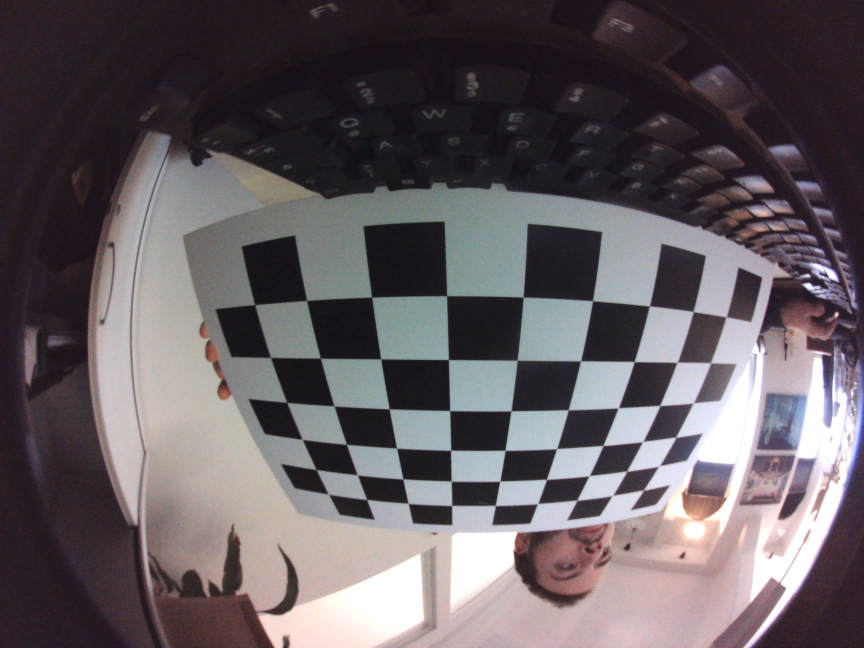
#> input picture WIN_20230125_12_49_19_Pro.jpg, 2592 x 1944 px (shown at 1/3 size)
$ python undistort.py WIN_20230125_12_49_19_Pro.jpg   (older library calls are emulated)
#> lines starting #> are read from the running program, lines starting #| are printed output that depends on the picture
import sys
import cv2
#using opencv4 instead
#assert cv2.__version__[0] == '3', 'The fisheye module requires opencv version >= 3.0.0'
import numpy as np
import os
import glob
# You should replace these 3 lines with the output in calibration step
DIM=(2592, 1944)
K=np.array([[1023.5812051715526, 0.0, 1326.6993328536932], [0.0, 1024.705723910922, 1085.184478823344], [0.0, 0.0, 1.0]])
D=np.array([[-0.09093861316302901], [0.0072126638839035235], [-0.005205831659436931], [0.00516023366178049]])
def undistort(img_path):
#> called with img_path = 'WIN_20230125_12_49_19_Pro.jpg'
    img = cv2.imread(img_path)
#> img is the input picture: shape (1944, 2592, 3); mean B, G, R 97, 92.6, 100.1
    h,w = img.shape[:2]
#> h = 1944; w = 2592
    map1, map2 = cv2.fisheye.initUndistortRectifyMap(K, D, np.eye(3), K, DIM, cv2.CV_16SC2)
    undistorted_img = cv2.remap(img, map1, map2, interpolation=cv2.INTER_LINEAR, borderMode=cv2.BORDER_CONSTANT)
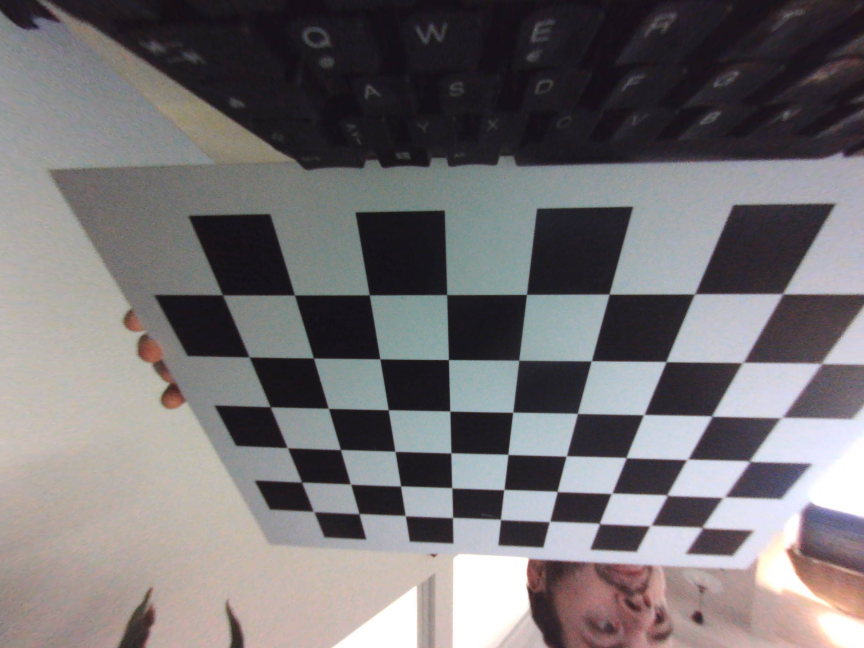
#> undistorted_img: shape (1944, 2592, 3) (shown at 1/3 size); mean B, G, R 115, 112.9, 116.7

    #create window
    cv2.namedWindow("undistorted", cv2.WINDOW_NORMAL)

    cv2.imshow("undistorted", undistorted_img)
    cv2.waitKey(0)
    cv2.destroyAllWindows()
if __name__ == '__main__':
    for p in sys.argv[1:]:
        undistort(p)

$ run again, on WIN_20230125_12_49_26_Pro.jpg
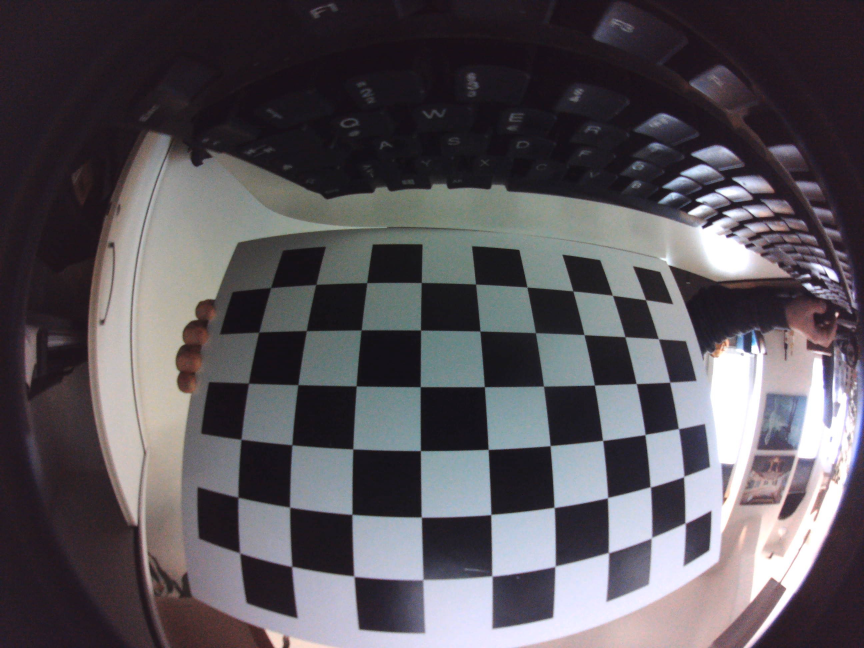
#> input picture WIN_20230125_12_49_26_Pro.jpg, 2592 x 1944 px (shown at 1/3 size)
#> in undistort, img is the input picture: shape (1944, 2592, 3); mean B, G, R 89.5, 83.9, 88.4
#> in undistort, `undistorted_img = cv2.remap(img, map1, map2, interpolation=cv2.INTER_L..`:
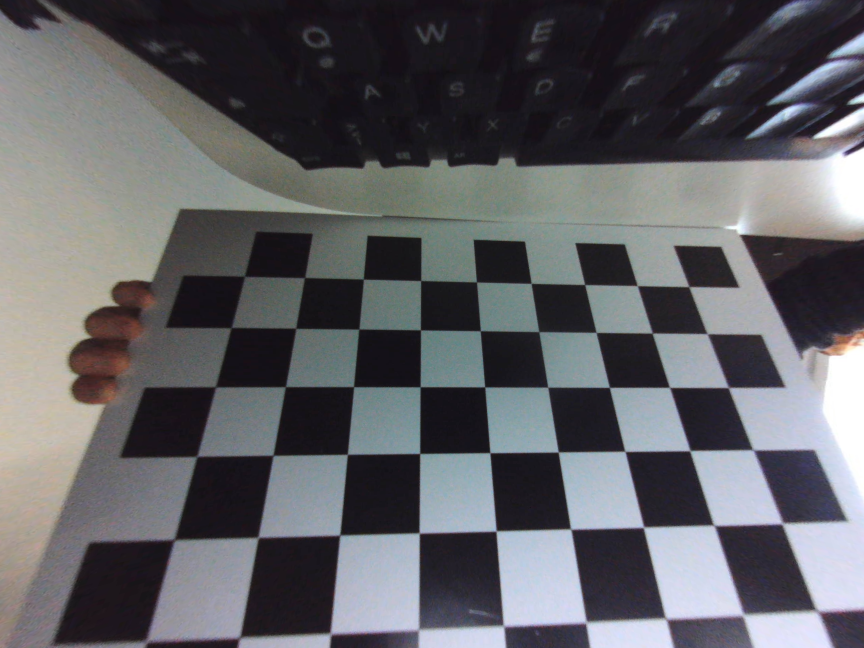
#> undistorted_img: shape (1944, 2592, 3) (shown at 1/3 size); mean B, G, R 100.5, 96.5, 96.3

$ run again, on WIN_20230125_12_49_29_Pro.jpg
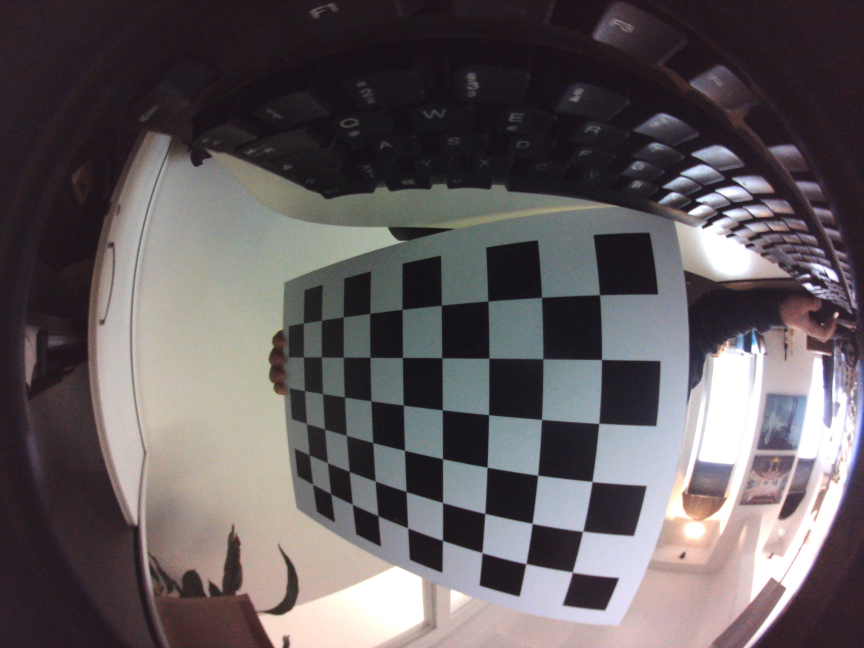
#> input picture WIN_20230125_12_49_29_Pro.jpg, 2592 x 1944 px (shown at 1/3 size)
#> in undistort, img is the input picture: shape (1944, 2592, 3); mean B, G, R 94, 91.5, 98.1
#> in undistort, `undistorted_img = cv2.remap(img, map1, map2, interpolation=cv2.INTER_L..`:
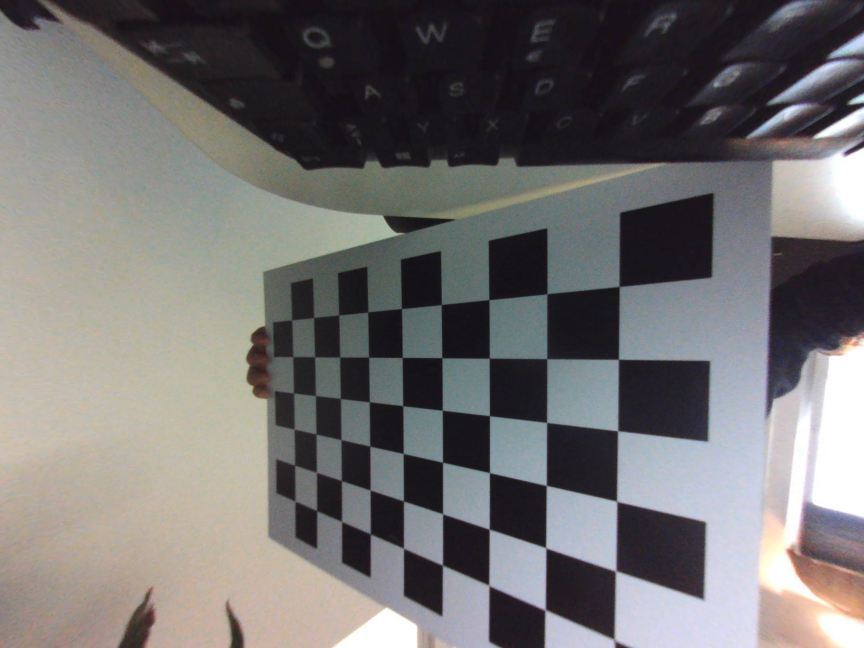
#> undistorted_img: shape (1944, 2592, 3) (shown at 1/3 size); mean B, G, R 113, 113.4, 115.6

$ run again, on WIN_20230125_12_49_32_Pro.jpg
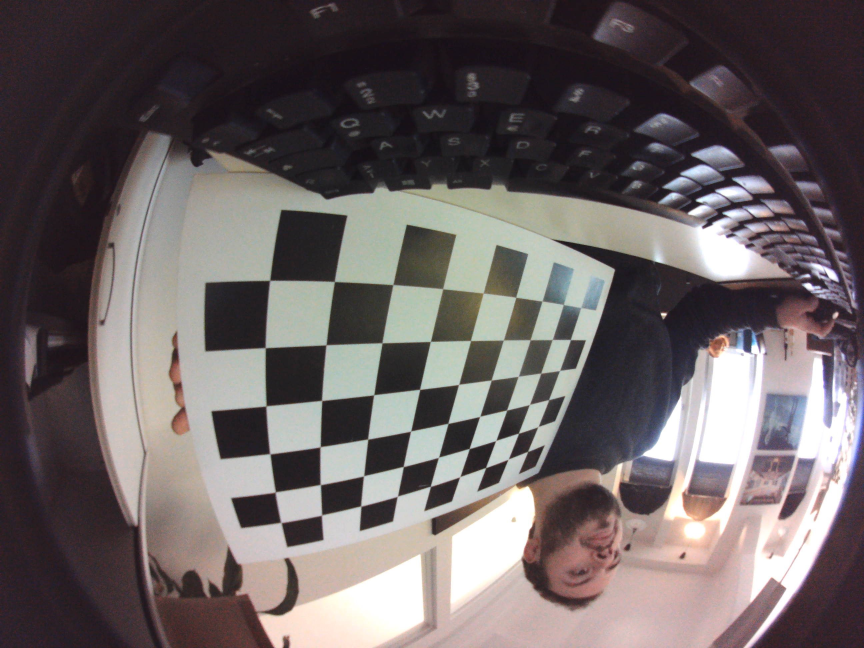
#> input picture WIN_20230125_12_49_32_Pro.jpg, 2592 x 1944 px (shown at 1/3 size)
#> in undistort, img is the input picture: shape (1944, 2592, 3); mean B, G, R 99.5, 98.8, 107.2
#> in undistort, `undistorted_img = cv2.remap(img, map1, map2, interpolation=cv2.INTER_L..`:
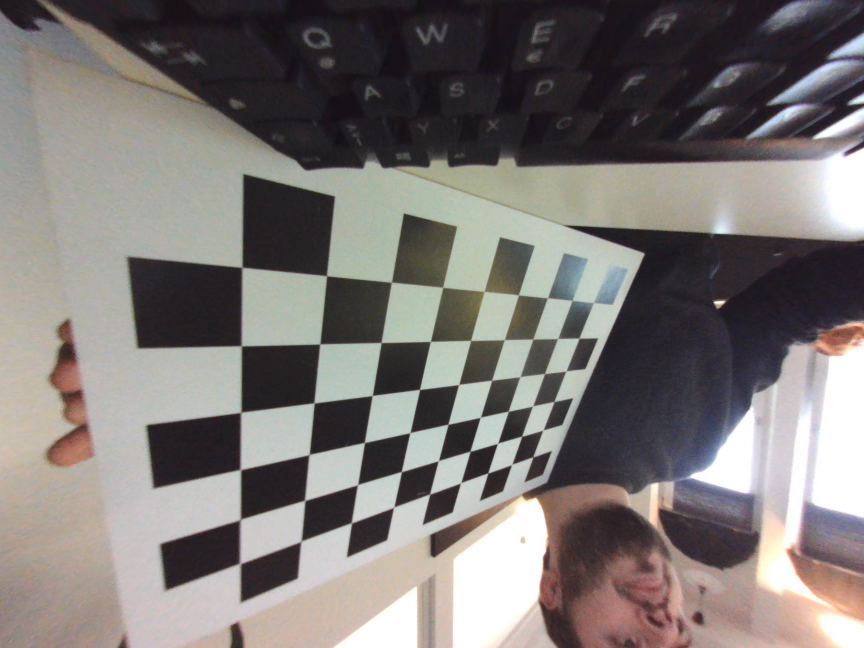
#> undistorted_img: shape (1944, 2592, 3) (shown at 1/3 size); mean B, G, R 117, 119.5, 124.4
